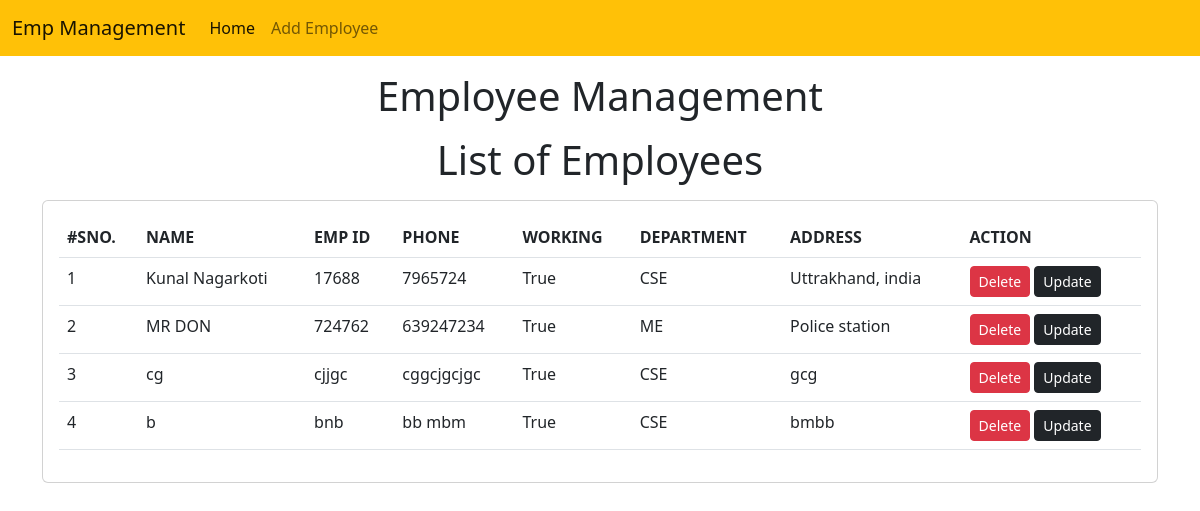
The page / on the database its author committed.
### emp/models.py (models this page shows, shortened)
class Emp(models.Model):
    name=models.CharField(max_length=200)
    emp_id=models.CharField(max_length=200)
    phone=models.CharField(max_length=10)
    address=models.CharField(max_length=150)
    working=models.BooleanField(default=True)
    department=models.CharField(max_length=10)

### emp/views.py (the view)
# urls.py: path("",emp_home),
def emp_home(request):
    emps=Emp.objects.all()
    return render(request, "emp/home.html",{
        'emps':emps
    })

### templates/emp/home.html (shortened to what this page needs)
<!DOCTYPE html>
<html lang="en">
  <head>
    <link
      href="https://cdn.jsdelivr.net/npm/bootstrap@5.2.0-beta1/dist/css/bootstrap.min.css"
      rel="stylesheet"
    />
  </head>
  <body>
    {% include 'emp/navbar.html' %}
    <h1 class="text-center my-3">Employee Management</h1>
    <h1 class="text-center my-3">List of Employees</h1>
    <div class="container">
      <div class="row">
        <div class="col-md-12">
          <div class="card">
            <div class="card-body">
              <table class="table">
                <thead>
                  <tr>
                    <th>#SNO.</th>
                    <th>NAME</th>
                    <th>EMP ID</th>
                    <th>PHONE</th>
                    <th>WORKING</th>
                    <th>DEPARTMENT</th>
                    <th>ADDRESS</th>
                    <th>ACTION</th>
                  </tr>
                </thead>
                <tbody>
                  {% for e in emps %}
                  <tr>
                    <td>{{forloop.counter}}</td>
                    <td>{{e.name}}</td>
                    <td>{{e.emp_id}}</td>
                    <td>{{e.phone}}</td>
                    <td>{{e.working}}</td>
                    <td>{{e.department}}</td>
                    <td>{{e.address}}</td>
                    <td>
                      <a href="/emp/delete-emp/{{e.id}}" class="btn btn-danger btn-sm">Delete</a>
                      <a href="/emp/update-emp/{{e.id}}" class="btn btn-dark btn-sm">Update</a>
                    </td>
                  </tr>
                  {% endfor %}
                </tbody>
              </table>
            </div>
          </div>
        </div>
      </div>
    </div>
  </body>
</html>

### templates/emp/navbar.html (shortened to what this page needs)
<nav class="navbar navbar-expand-lg bg-warning">
  <div class="container-fluid">
    <a class="navbar-brand" href="#">Emp Management</a>
    <div class="collapse navbar-collapse" id="navbarSupportedContent">
      <ul class="navbar-nav me-auto mb-2 mb-lg-0">
        <li class="nav-item">
          <a class="nav-link active" aria-current="page" href="/emp/home/">Home</a>
        </li>
        <li class="nav-item">
          <a class="nav-link" href="/emp/add-emp/">Add Employee</a>
        </li>
      </ul>
    </div>
  </div>
</nav>

### rows shown on the page
Emp: name "Kunal Nagarkoti", emp_id "17688", phone "7965724", working "True", department "CSE", address "Uttrakhand, india"
Emp: name "MR DON", emp_id "724762", phone "639247234", working "True", department "ME", address "Police station"
Emp: name "cg", emp_id "cjjgc", phone "cggcjgcjgc", working "True", department "CSE", address "gcg"
Emp: name "b", emp_id "bnb", phone "bb mbm", working "True", department "CSE", address "bmbb"
